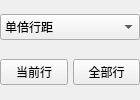
                        <widget class="QWidget" name="widget_editTool_3" native="true">
                         <property name="minimumSize">
                          <size>
                           <width>140</width>
                           <height>0</height>
                          </size>
                         </property>
                         <property name="maximumSize">
                          <size>
                           <width>140</width>
                           <height>16777215</height>
                          </size>
                         </property>
                         <layout class="QGridLayout" name="gridLayout_32">
                          <property name="leftMargin">
                           <number>0</number>
                          </property>
                          <property name="topMargin">
                           <number>0</number>
                          </property>
                          <property name="rightMargin">
                           <number>0</number>
                          </property>
                          <property name="bottomMargin">
                           <number>0</number>
                          </property>
                          <property name="spacing">
                           <number>5</number>
                          </property>
                          <item row="0" column="0" colspan="2">
                           <widget class="QComboBox" name="cBox_lineSpace">
                            <property name="minimumSize">
                             <size>
                              <width>140</width>
                              <height>26</height>
                             </size>
                            </property>
                            <property name="maximumSize">
                             <size>
                              <width>140</width>
                              <height>26</height>
                             </size>
                            </property>
                            <property name="font">
                             <font>
                              <family>微软雅黑</family>
                              <pointsize>9</pointsize>
                             </font>
                            </property>
                            <property name="toolTip">
                             <string>行间距</string>
                            </property>
                            <item>
                             <property name="text">
                              <string>单倍行距</string>
                             </property>
                            </item>
                            <item>
                             <property name="text">
                              <string>1.5倍行距</string>
                             </property>
                            </item>
                            <item>
                             <property name="text">
                              <string>2倍行距</string>
                             </property>
                            </item>
                           </widget>
                          </item>
                          <item row="1" column="0">
                           <widget class="QPushButton" name="btn_currLine">
                            <property name="font">
                             <font>
                              <family>微软雅黑</family>
                              <pointsize>9</pointsize>
                             </font>
                            </property>
                            <property name="text">
                             <string>当前行</string>
                            </property>
                           </widget>
                          </item>
                          <item row="1" column="1">
                           <widget class="QPushButton" name="btn_allLine">
                            <property name="font">
                             <font>
                              <family>微软雅黑</family>
                              <pointsize>9</pointsize>
                             </font>
                            </property>
                            <property name="text">
                             <string>全部行</string>
                            </property>
                           </widget>
                          </item>
                         </layout>
                        </widget>
